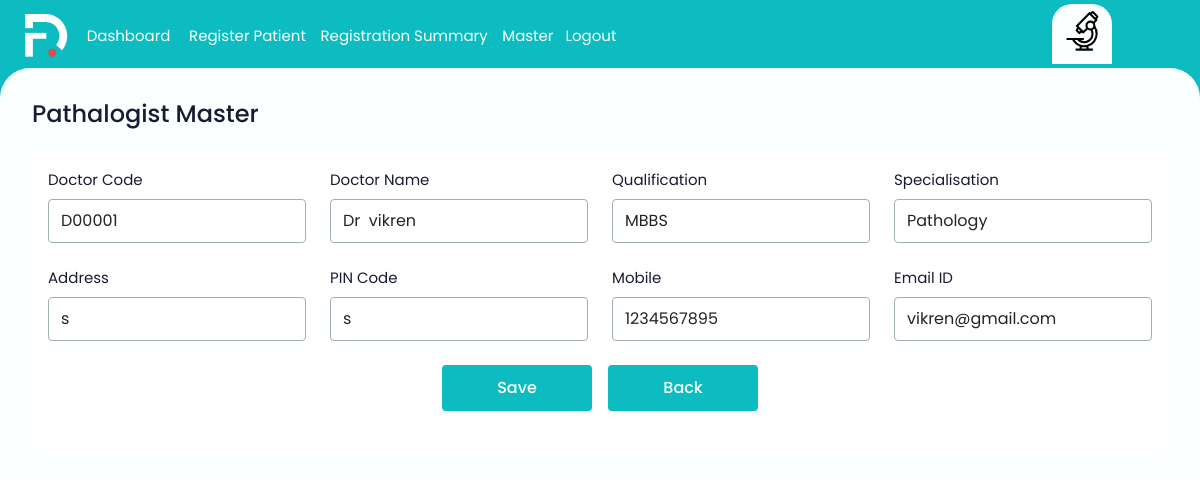
Screenshot of /edit_refdr/1/ (signed in) with the database file from the repository.
### ekonapp/models.py (models this page shows, shortened)
class RefDr(models.Model):
    DoctorCode  = models.CharField(max_length=100)
    DoctorName = models.CharField(max_length=100)
    Qualification= models.CharField(max_length=100)
    Specialisation= models.CharField(max_length=100)
    Address= models.CharField(max_length=100)
    PINCode = models.CharField(max_length=100)
    Mobile= models.CharField(max_length=100)
    EmailID= models.CharField(max_length=100)
    date =  models.DateField(auto_now_add=True)

### ekonapp/decorators.py (the view)
    def wrapper(request, *args, **kwargs):
        if not request.user.is_authenticated:
            return redirect('registerlogin')
        elif not Device.objects.filter(user=request.user, is_registered=True).exists():
            return redirect('register_device')
        else:
            return view_func(request, *args, **kwargs)

### ekonapp/views.py (called while the page is built)
@login_required
@device_required
def edit_refdr(request, id):
    refdr = RefDr.objects.get(id=id)
    if request.method == 'POST':
        refdr.DoctorCode = request.POST.get('DoctorCode')
        refdr.DoctorName = request.POST.get('DoctorName')
        refdr.Qualification = request.POST.get('Qualification')
        refdr.Specialisation = request.POST.get('Specialisation')
        refdr.Address = request.POST.get('Address')
        refdr.PINCode = request.POST.get('PINCode')
        refdr.Mobile = request.POST.get('Mobile')
        refdr.EmailID = request.POST.get('EmailID')
        refdr.save()
        return redirect('refdrmaster')
    else:
        return render(request, 'edit_refdr.html', {'refdr': refdr})

### ekonapp/templates/edit_refdr.html (shortened to what this page needs)
{% extends 'base.html' %}
{% block content %}
  <main>
    <form method="post">
    <div class="mb-4">
      <h5 class="page-heading">Pathalogist Master</h5>
    </div>
    <div class="auto-scroll">
      <div class="bg-white rounded-2 p-3">
        <div class="row">
          <div class="col-md-3">
            <div class="form-group">
              <label class="form-label">Doctor Code </label>
              <input type="text" name= "DoctorCode" value="{{ refdr.DoctorCode }}" class="form-control" readonly>
            </div>
          </div>
          <div class="col-md-3">
            <div class="form-group">
              <label class="form-label">Doctor Name</label>
              <input type="text" class="form-control" name="DoctorName"   value="{{ refdr.DoctorName }}" required>
            </div>
          </div>
          <div class="col-md-3">
            <div class="form-group">
              <label class="form-label">Qualification</label>
              <input type="text" name="Qualification" value="{{ refdr.Qualification }}" class="form-control" required>
            </div>
          </div>
          <div class="col-md-3">
            <div class="form-group">
              <label class="form-label">Specialisation</label>
              <select  name= "Specialisation" value="{{ refdr.Specialisation }}" class="form-control" required>
              <option>Pathology</option>
            </select>
            </div>
          </div>
          <div class="col-md-3">
            <div class="form-group">
              <label class="form-label">Address</label>
              <input type="text" name="Address" value="{{ refdr.Address }}" class="form-control">
            </div>
          </div>
          <div class="col-md-3">
            <div class="form-group">
              <label class="form-label">PIN Code</label>
              <input type="text" name="PINCode" value="{{ refdr.PINCode }}" class="form-control" required>
            </div>
          </div>
          <div class="col-md-3">
            <div class="form-group">
              <label class="form-label">Mobile</label>
              <input type="text" name="Mobile" value="{{ refdr.Mobile }}" class="form-control" required>
            </div>
          </div>
          <div class="col-md-3">
            <div class="form-group">
              <label class="form-label">Email ID</label>
              <input type="text" name="EmailID" value="{{ refdr.EmailID }}" class="form-control" required>
            </div>
          </div>
        </div>
        <div class="form-group d-flex gap-3 justify-content-center">
            <button type="submit" class="theme-btn">Save</button>
            <button type="button" class="theme-btn" onclick="history.back()">Back</button>
        </div>
      </div>
    </div>
  </form>
  </main>
</body>
</html>
{% endblock %}

### static/css/custom.css (style rules this page uses)
body { font-family: var(--bs-theme-font-family); color: var(--bs-text-color-100); font-size: var(--bs-body-font-size); background-color: var(--bs-theme-color); }
main { background-color: var(--bs-bg-color); border-top-left-radius: 30px; border-top-right-radius: 30px; width: 100%; height: 100%; position: fixed; overflow: hidden; padding: 2rem 1rem 2rem 2rem; margin-right: 2rem; }
main .auto-scroll { overflow-x: hidden; overflow-y: auto; padding-right: 1rem; height: calc(100vh - 200px); }
main .page-heading { font-size: 1.5rem; font-weight: 500; color: var(--bs-text-color-100); }
main .form-group { margin-bottom: 1.5rem; }
main .form-control, main .form-select { padding: 0.55rem 0.75rem; border-radius: var(--bs-btn-radius); border-color: var(--bs-textbox-border); }
main .form-label { font-size: var(--bs-text-color-200); }
.theme-btn { background-color: var(--bs-theme-color); padding: 0.7rem 1rem; min-width: 150px; border: 0; font-size: 1rem; font-weight: 500; border-radius: var(--bs-btn-radius); display: flex; gap: 0.5rem; align-items: center; justify-content: center; }
.theme-btn, .theme-btn svg { color: #fff; }

### rows the page displays
RefDr: DoctorCode "D00001", DoctorName "Dr vikren", Qualification "MBBS", Specialisation "Pathology", Address "s", PINCode "s", Mobile "1234567895", EmailID "vikren@gmail.com"
